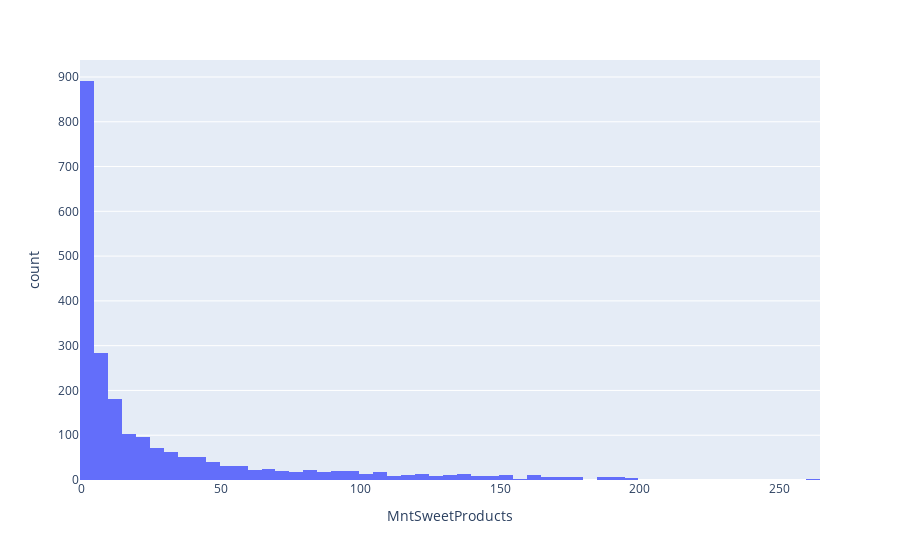

Notebook cell for this chart:
### Markdown cell above
5. Построить любой график (связанный с вашими данными) с помощью plotly

### Code cell
import plotly.express as px
print("Гистограмма для MntSweetProducts")
px.histogram(data_t, x='MntSweetProducts')

### Figure 1 — Plotly figure (JSON) as saved in the notebook; plotly's stock layout.template omitted (floating-point values rounded to 4 significant figures; data arrays with more than 128 entries replaced by an {"elided": "..."} marker saying what was removed)
{"data": [{"alignmentgroup": "True", "bingroup": "x", "hovertemplate": "MntSweetProducts=%{x}<br>count=%{y}<extra></extra>", "legendgroup": "", "marker": {"color": "#636efa", "pattern": {"shape": ""}}, "name": "", "offsetgroup": "", "orientation": "v", "showlegend": false, "type": "histogram", "x": {"elided": "2240 int values"}, "xaxis": "x", "yaxis": "y"}], "layout": {"barmode": "relative", "legend": {"tracegroupgap": 0}, "margin": {"t": 60}, "xaxis": {"anchor": "y", "domain": [0, 1], "title": {"text": "MntSweetProducts"}}, "yaxis": {"anchor": "x", "domain": [0, 1], "title": {"text": "count"}}}}
